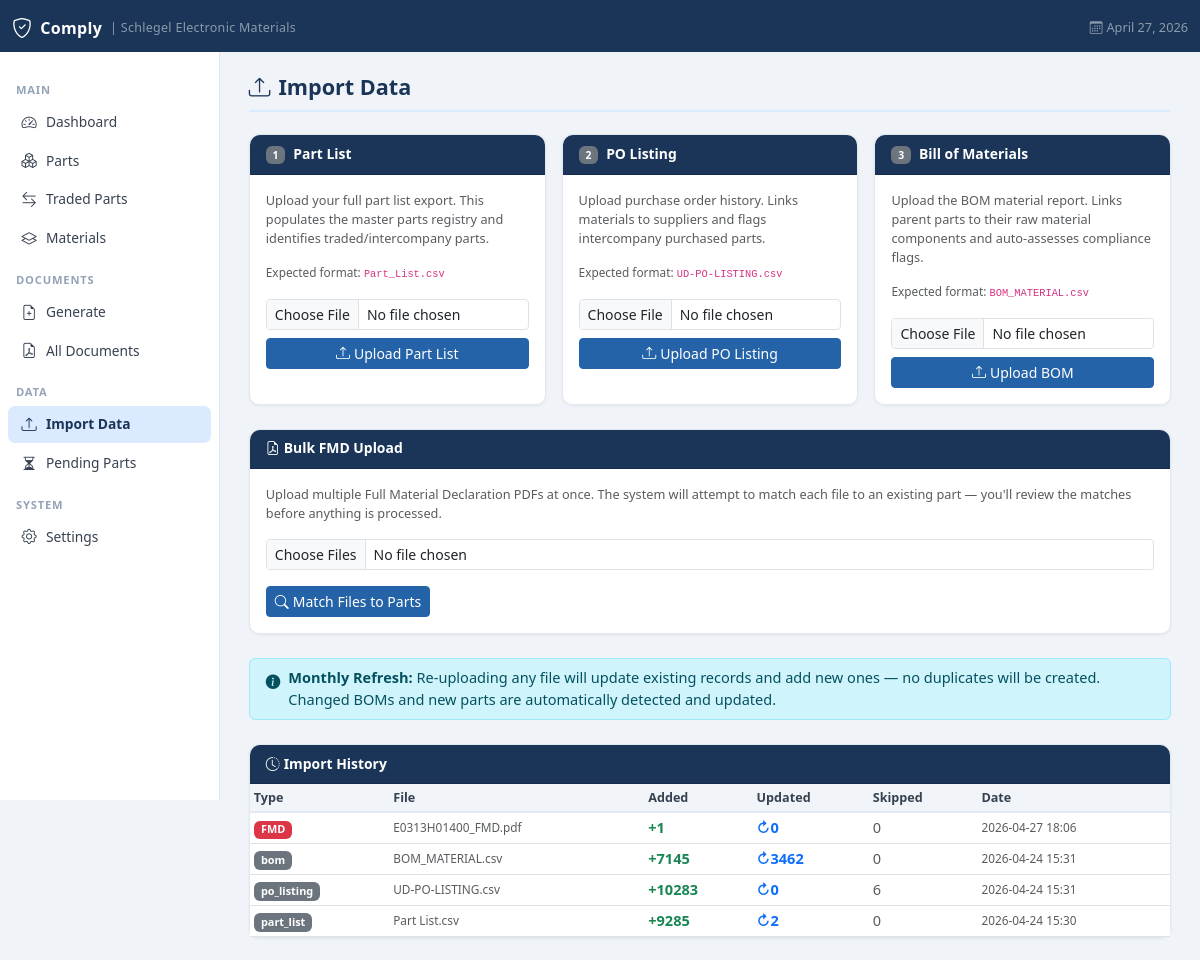
The page /import on the database its author committed.
### tables this page shows
CREATE TABLE settings(
            id          INTEGER PRIMARY KEY AUTOINCREMENT,
            key         TEXT NOT NULL UNIQUE,
            value       TEXT,
            updated_at  TEXT DEFAULT (datetime('now'))
        );

CREATE TABLE import_log (
            id          INTEGER PRIMARY KEY AUTOINCREMENT,
            import_type TEXT,
            filename    TEXT,
            rows_added  INTEGER DEFAULT 0,
            rows_updated INTEGER DEFAULT 0,
            rows_skipped INTEGER DEFAULT 0,
            imported_at TEXT DEFAULT (datetime('now')),
            notes       TEXT
        );

### app.py (the view, shortened to what this page needs)
@app.route("/import", methods=["GET","POST"])
def import_data():
    conn = get_db()
    logs = conn.execute(
        "SELECT * FROM import_log ORDER BY imported_at DESC LIMIT 20"
    ).fetchall()
    conn.close()
    return render_template("import.html", logs=logs)

### app.py (called while the page is built)
def get_db():
    conn = sqlite3.connect(DB_PATH)
    conn.row_factory = sqlite3.Row
    conn.execute("PRAGMA foreign_keys = ON")
    return conn

def get_unacknowledged_versions():
    conn = get_db()
    rows = conn.execute("""
        SELECT rv.standard, rv.version, rv.updated_at, rv.notes
        FROM regulatory_versions rv
        WHERE NOT EXISTS (
            SELECT 1 FROM user_acknowledged_versions uav
            WHERE uav.standard = rv.standard
            AND uav.version = rv.version
        )
        ORDER BY rv.updated_at DESC
    """).fetchall()
    conn.close()
    return [dict(r) for r in rows]

@app.context_processor
def inject_regulatory_notifications():
    try:
        updates = get_unacknowledged_versions()
    except Exception:
        updates = []
    return dict(regulatory_updates=updates)

@app.context_processor
def inject_globals():
    import flask
    conn = get_db()
    rows = conn.execute("SELECT key, value FROM settings").fetchall()
    settings = {r["key"]: r["value"] for r in rows}
    theme = settings.get("theme", "navy")
    conn.close()
    return {
        "now":      datetime.now(),
        "request":  flask.request,
        "settings": settings,
        "theme":    theme,
    }

### templates/import.html (shortened to what this page needs)
{% extends "base.html" %}
{% block content %}
<div class="page-header">
  <h1><i class="bi bi-upload me-2"></i>Import Data</h1>
</div>
<div class="row g-3 mb-4">
  <div class="col-12 col-md-4">
    <div class="card h-100">
      <div class="card-header"><span class="badge bg-secondary me-2">1</span>Part List</div>
      <div class="card-body">
        <p class="text-muted small">Upload your full part list export. This populates the master parts registry and identifies traded/intercompany parts.</p>
        <p class="text-xs text-muted mb-3">Expected format: <code>Part_List.csv</code></p>
        <form method="post" enctype="multipart/form-data">
          <div class="mb-2">
            <input type="file" name="file" class="form-control form-control-sm" accept=".csv" required/>
          </div>
          <button type="submit" class="btn btn-primary btn-sm w-100">
            <i class="bi bi-upload me-1"></i>Upload Part List
          </button>
        </form>
      </div>
    </div>
  </div>
  <div class="col-12 col-md-4">
    <div class="card h-100">
      <div class="card-header"><span class="badge bg-secondary me-2">2</span>PO Listing</div>
      <div class="card-body">
        <p class="text-muted small">Upload purchase order history. Links materials to suppliers and flags intercompany purchased parts.</p>
        <p class="text-xs text-muted mb-3">Expected format: <code>UD-PO-LISTING.csv</code></p>
        <form method="post" enctype="multipart/form-data">
          <div class="mb-2">
            <input type="file" name="file" class="form-control form-control-sm" accept=".csv" required/>
          </div>
          <button type="submit" class="btn btn-primary btn-sm w-100">
            <i class="bi bi-upload me-1"></i>Upload PO Listing
          </button>
        </form>
      </div>
    </div>
  </div>
  <div class="col-12 col-md-4">
    <div class="card h-100">
      <div class="card-header"><span class="badge bg-secondary me-2">3</span>Bill of Materials</div>
      <div class="card-body">
        <p class="text-muted small">Upload the BOM material report. Links parent parts to their raw material components and auto-assesses compliance flags.</p>
        <p class="text-xs text-muted mb-3">Expected format: <code>BOM_MATERIAL.csv</code></p>
        <form method="post" enctype="multipart/form-data">
          <div class="mb-2">
            <input type="file" name="file" class="form-control form-control-sm" accept=".csv" required/>
          </div>
          <button type="submit" class="btn btn-primary btn-sm w-100">
            <i class="bi bi-upload me-1"></i>Upload BOM
          </button>
        </form>
      </div>
    </div>
  </div>
</div>
<div class="card mb-4">
  <div class="card-header">
    <i class="bi bi-file-earmark-pdf me-1"></i>Bulk FMD Upload
  </div>
  <div class="card-body">
    <p class="text-muted small mb-3">Upload multiple Full Material Declaration PDFs at once. The system will attempt to match each file to an existing part — you'll review the matches before anything is processed.</p>
    <div class="mb-3">
      <input type="file" id="bulkFmdInput" class="form-control form-control-sm" accept=".pdf" multiple/>
    </div>
    <button type="button" class="btn btn-primary btn-sm" id="bulkMatchBtn">
      <i class="bi bi-search me-1"></i>Match Files to Parts
    </button>
  </div>
</div>
<div class="alert alert-info d-flex gap-2 align-items-start py-2 mb-4">
  <i class="bi bi-info-circle-fill mt-1 flex-shrink-0"></i>
  <div>
    <strong>Monthly Refresh:</strong> Re-uploading any file will update existing records and add new ones — no duplicates will be created.
    Changed BOMs and new parts are automatically detected and updated.
  </div>
</div>
<div class="card">
  <div class="card-header"><i class="bi bi-clock-history me-1"></i>Import History</div>
  <div class="card-body p-0">
    {% if logs %}
    <table class="table table-sm table-hover mb-0">
      <thead>
        <tr><th>Type</th><th>File</th><th>Added</th><th>Updated</th><th>Skipped</th><th>Date</th></tr>
      </thead>
      <tbody>
        {% for log in logs %}
        <tr>
          <td>
            {% if log.import_type == 'fmd' %}
              <span class="badge bg-danger">FMD</span>
            {% else %}
              <span class="badge bg-secondary">{{ log.import_type }}</span>
            {% endif %}
          </td>
          <td class="text-muted text-xs">{{ log.filename }}</td>
          <td><span class="text-success fw-semibold">+{{ log.rows_added }}</span></td>
          <td><span class="text-primary fw-semibold">↻{{ log.rows_updated }}</span></td>
          <td class="text-muted">{{ log.rows_skipped }}</td>
          <td class="text-muted text-xs">{{ log.imported_at[:16] }}</td>
        </tr>
        {% endfor %}
      </tbody>
    </table>
    {% else %}
    <p class="text-muted p-3 mb-0 text-center">No imports yet. Start with Step 1 above.</p>
    {% endif %}
  </div>
</div>
{% endblock %}

### templates/base.html (shortened to what this page needs)
<!DOCTYPE html>
<html lang="en">
<head>
  <link href="https://cdn.jsdelivr.net/npm/bootstrap@5.3.2/dist/css/bootstrap.min.css" rel="stylesheet"/>
  <link href="https://cdn.jsdelivr.net/npm/bootstrap-icons@1.11.3/font/bootstrap-icons.css" rel="stylesheet"/>
</head>
<body>
<nav class="navbar navbar-dark">
  <div class="container-fluid">
    <a class="navbar-brand d-flex align-items-center gap-2" href="/">
      <i class="bi bi-shield-check fs-5"></i> Comply
      <span class="text-white-50 fw-normal" style="font-size:.78rem;">| {{ settings.get('company_name', 'Comply') }}</span>
    </a>
    <span class="text-white-50 small">
      <i class="bi bi-calendar3 me-1"></i>{{ now.strftime('%B %d, %Y') if now else '' }}
    </span>
  </div>
</nav>
<div class="main-wrap">
  <aside class="sidebar d-none d-md-flex flex-column">
    <div class="sidebar-section">Main</div>
    <ul class="nav flex-column">
      <li><a class="nav-link {% if request.endpoint=='dashboard' %}active{% endif %}" href="/">
        <i class="bi bi-speedometer2"></i> Dashboard
      </a></li>
      <li><a class="nav-link {% if request.endpoint in ['parts_list','part_detail'] %}active{% endif %}" href="/parts">
        <i class="bi bi-boxes"></i> Parts
      </a></li>
      <li><a class="nav-link {% if request.endpoint=='traded_parts' %}active{% endif %}" href="/parts/traded">
        <i class="bi bi-arrow-left-right"></i> Traded Parts
      </a></li>
      <li><a class="nav-link {% if 'material' in (request.endpoint or '') %}active{% endif %}" href="/materials">
        <i class="bi bi-layers"></i> Materials
      </a></li>
    </ul>
    <div class="sidebar-section">Documents</div>
    <ul class="nav flex-column">
      <li><a class="nav-link {% if request.endpoint=='generate_document' %}active{% endif %}" href="/documents/generate">
        <i class="bi bi-file-earmark-plus"></i> Generate
      </a></li>
      <li><a class="nav-link {% if request.endpoint=='documents_list' %}active{% endif %}" href="/documents">
        <i class="bi bi-file-earmark-pdf"></i> All Documents
      </a></li>
    </ul>
    <div class="sidebar-section">Data</div>
    <ul class="nav flex-column">
      <li><a class="nav-link {% if request.endpoint=='import_data' %}active{% endif %}" href="/import">
        <i class="bi bi-upload"></i> Import Data
      </a></li>
      <li><a class="nav-link {% if request.endpoint=='pending_parts' %}active{% endif %}" href="/parts/pending">
        <i class="bi bi-hourglass-split"></i> Pending Parts
      </a></li>
    </ul>
    <div class="sidebar-section">System</div>
    <ul class="nav flex-column">
      <li><a class="nav-link {% if request.endpoint=='settings_page' %}active{% endif %}" href="/settings">
        <i class="bi bi-gear"></i> Settings
      </a></li>
    </ul>
  </aside>
  <main class="main-content">
    {% block content %}{% endblock %}
  </main>
</div>
</body>
</html>

### rows shown on the page
settings: get "Schlegel Electronic Materials"
import_log: imported_at "April 27, 2026", import_type "FMD", filename "E0313H01400_FMD.pdf", rows_added "1", rows_updated "0", rows_skipped "0", imported_at "2026-04-27 18:06"
import_log: import_type "bom", filename "BOM_MATERIAL.csv", rows_added "7145", rows_updated "3462", rows_skipped "0", imported_at "2026-04-24 15:31"
import_log: import_type "po_listing", filename "UD-PO-LISTING.csv", rows_added "10283", rows_updated "0", rows_skipped "6", imported_at "2026-04-24 15:31"
import_log: import_type "part_list", filename "Part List.csv", rows_added "9285", rows_updated "2", rows_skipped "0", imported_at "2026-04-24 15:30"
